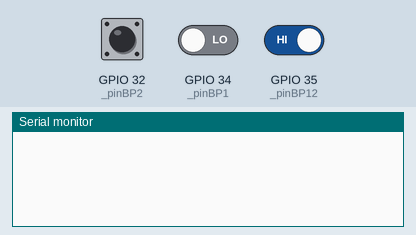
Bench run of a sketch on a simulated ESP32. On the bench: the last lines printed to the serial monitor. The test bench sets the inputs (shaded band); at power-on: GPIO 32 (_pinBP2) LOW, GPIO 34 (_pinBP1) LOW, GPIO 35 (_pinBP12) HIGH.

Above: at 1.2 s.
1.3 s: GPIO 32 (_pinBP2) driven HIGH
At 1.9 s:
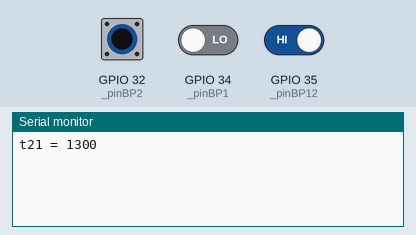
2.8 s: GPIO 34 (_pinBP1) driven HIGH
At 4.0 s:
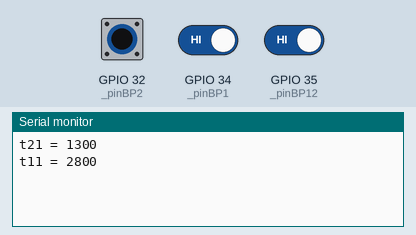
4.3 s: GPIO 35 (_pinBP12) driven LOW
At 5.3 s:
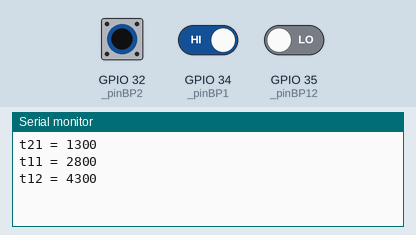
5.8 s: GPIO 32 (_pinBP2) pulsed LOW 2 times (0.12 s each, 0.3 s apart)
At 7.5 s:
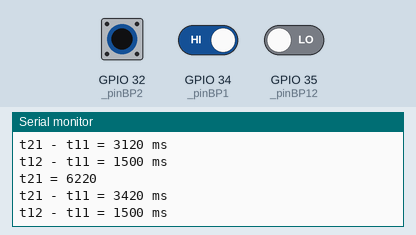
Timing chart, 0 to 8.9 s (numbered marks = the images above; inputs shaded):
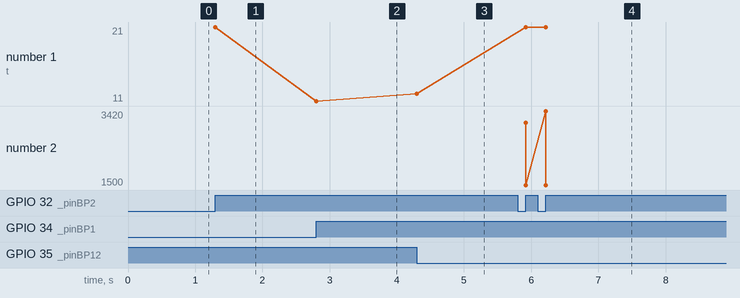

Measured:
- after the input at 1.3 s, the serial monitor: prints a new line at once (image 1)
- after the input at 2.8 s, the serial monitor: prints a new line at once (image 2)
- after the input at 4.3 s, the serial monitor: prints a new line at once (image 3)
- after the input at 5.8 s, the serial monitor: prints a new line after 0.12 s (image 4)
- plotted number 1: 21 → 11 after the input at 2.8 s, 11 → 12 after the input at 4.3 s, 12 → 21 after the input at 5.8 s

The sketch:

testESP32IntTemps.ino
```cpp
#include <Arduino.h>
#define _pinBP1 34
#define _pinBP12 35
#define _pinBP2 32
unsigned long interBarriere = 0, barriere1 = 0;
volatile boolean changed = false;
volatile int t11 = 0, t12 = 0, t21 = 0;

void setup()
{
  pinMode(_pinBP1, INPUT);
  pinMode(_pinBP2, INPUT);
  pinMode(_pinBP12, INPUT);
  Serial.begin(9600);
  attachInterrupt(_pinBP1, appui1, RISING);
  attachInterrupt(_pinBP2, appui2, RISING);
  attachInterrupt(_pinBP12, relache, FALLING);
}

void appui1() {
  t11 = millis();
  Serial.print("t11 = ");
  Serial.println(t11);
}

void relache() {
  t12 = millis();
  Serial.print("t12 = ");
  Serial.println(t12);
}

void appui2() {
  changed = true;
  t21 = millis();
  Serial.print("t21 = ");
  Serial.println(t21);
}

void loop()
{
  if (changed){
    changed = false;
    if(((t11 > 0) && (t12 > 0) && (t21 > 0))
   && ((t21 > t11)&&(t12 > t11) && (t21 > t12))){
      interBarriere = t21-t11;
      barriere1 = t12 - t11;
      Serial.print("t21 - t11 = ");
      Serial.print(interBarriere);
      Serial.println(" ms");
      Serial.print("t12 - t11 = ");
      Serial.print(barriere1);
      Serial.println(" ms");
    }
  }
}
```
